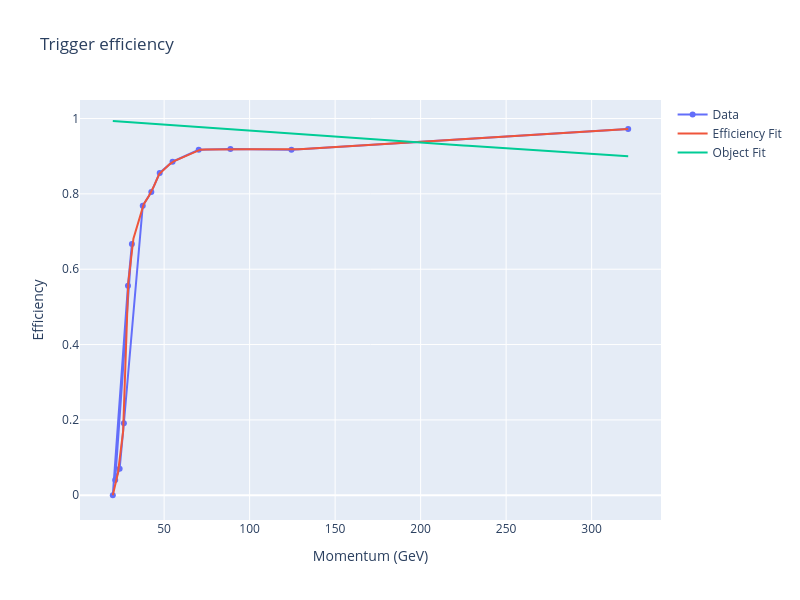

Source (notebook cell):
### Code cell
plot_trigger(tau, tau_eff, tau_soln)
